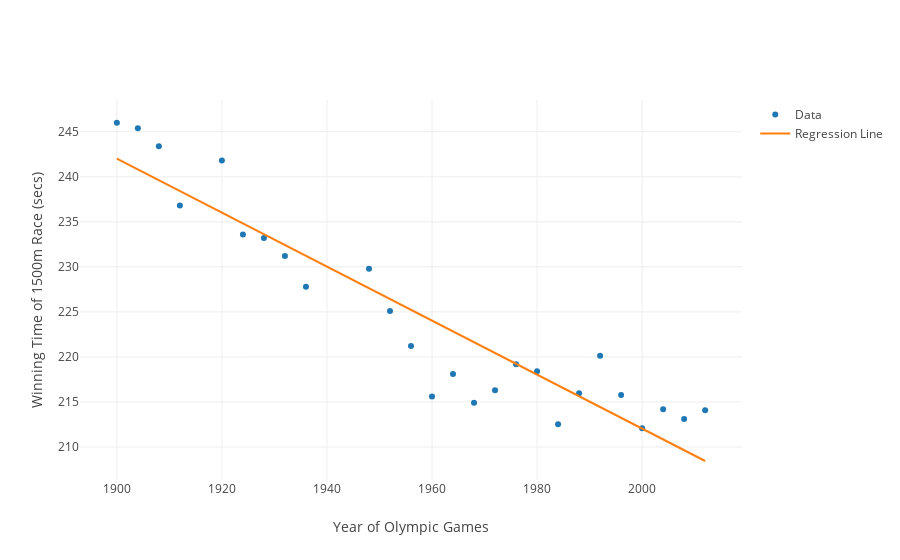

The code cell stored with this chart in its notebook:
### Code cell
line = slope*olympics_from_1900.Year + intercept
reg_line = go.Scatter(x=olympics_from_1900.Year, y=line, name="Regression Line")
iplot(go.Figure(data=[trace_xy, reg_line], layout=layout))

### Figure 1 — Plotly figure (JSON) as saved in the notebook; plotly's stock layout.template omitted (floating-point values rounded to 4 significant figures)
{"data": [{"mode": "markers", "name": "Data", "type": "scatter", "uid": "8773c5", "x": [1900, 1904, 1908, 1912, 1920, 1924, 1928, 1932, 1936, 1948, 1952, 1956, 1960, 1964, 1968, 1972, 1976, 1980, 1984, 1988, 1992, 1996, 2000, 2004, 2008, 2012], "y": [246, 245.4, 243.4, 236.8, 241.8, 233.6, 233.2, 231.2, 227.8, 229.8, 225.1, 221.2, 215.6, 218.1, 214.9, 216.3, 219.2, 218.4, 212.5, 216.0, 220.1, 215.8, 212.1, 214.2, 213.1, 214.1]}, {"name": "Regression Line", "type": "scatter", "uid": "a08773", "x": [1900, 1904, 1908, 1912, 1920, 1924, 1928, 1932, 1936, 1948, 1952, 1956, 1960, 1964, 1968, 1972, 1976, 1980, 1984, 1988, 1992, 1996, 2000, 2004, 2008, 2012], "y": [242.0, 240.8, 239.6, 238.4, 236.0, 234.8, 233.6, 232.4, 231.2, 227.6, 226.4, 225.2, 224.0, 222.8, 221.6, 220.4, 219.2, 218.0, 216.8, 215.6, 214.4, 213.2, 212.0, 210.8, 209.6, 208.4]}], "layout": {"autosize": true, "xaxis": {"autorange": true, "range": [1893.0, 2019.0], "title": "Year of Olympic Games", "type": "linear"}, "yaxis": {"autorange": true, "range": [206.3, 248.7], "title": "Winning Time of 1500m Race (secs)", "type": "linear"}}}
